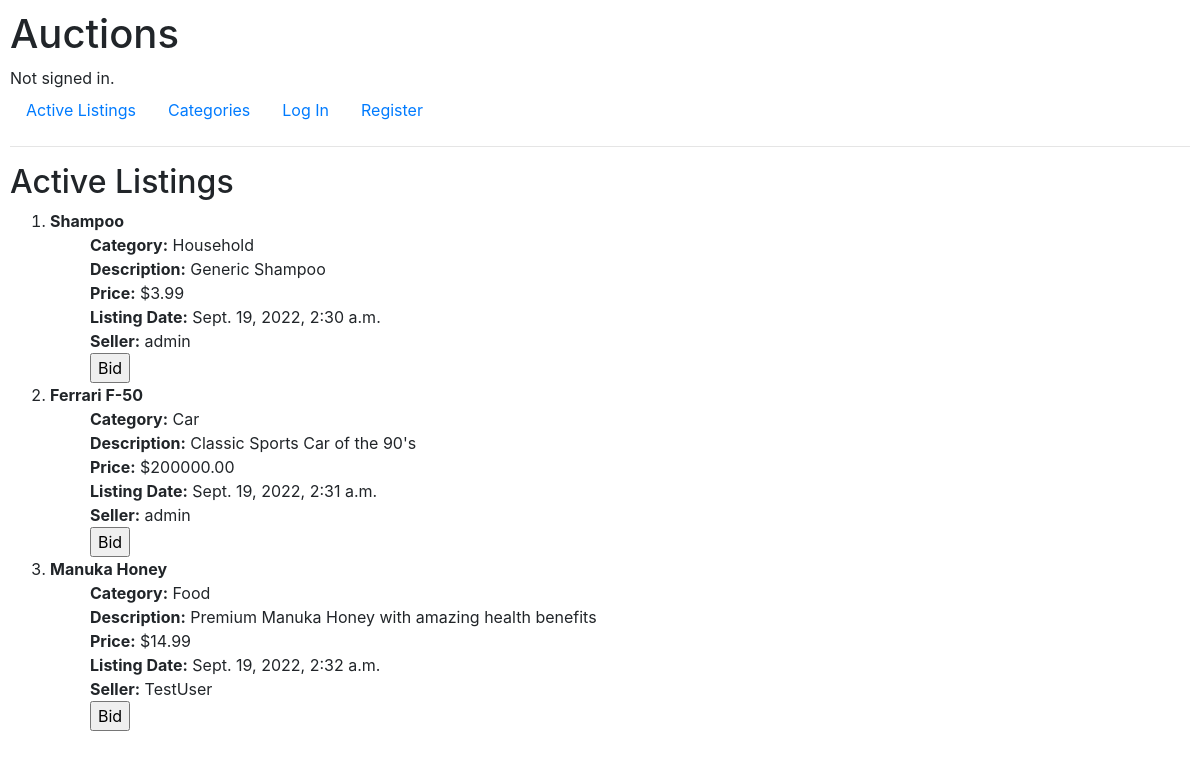
Before: / with the older database file.
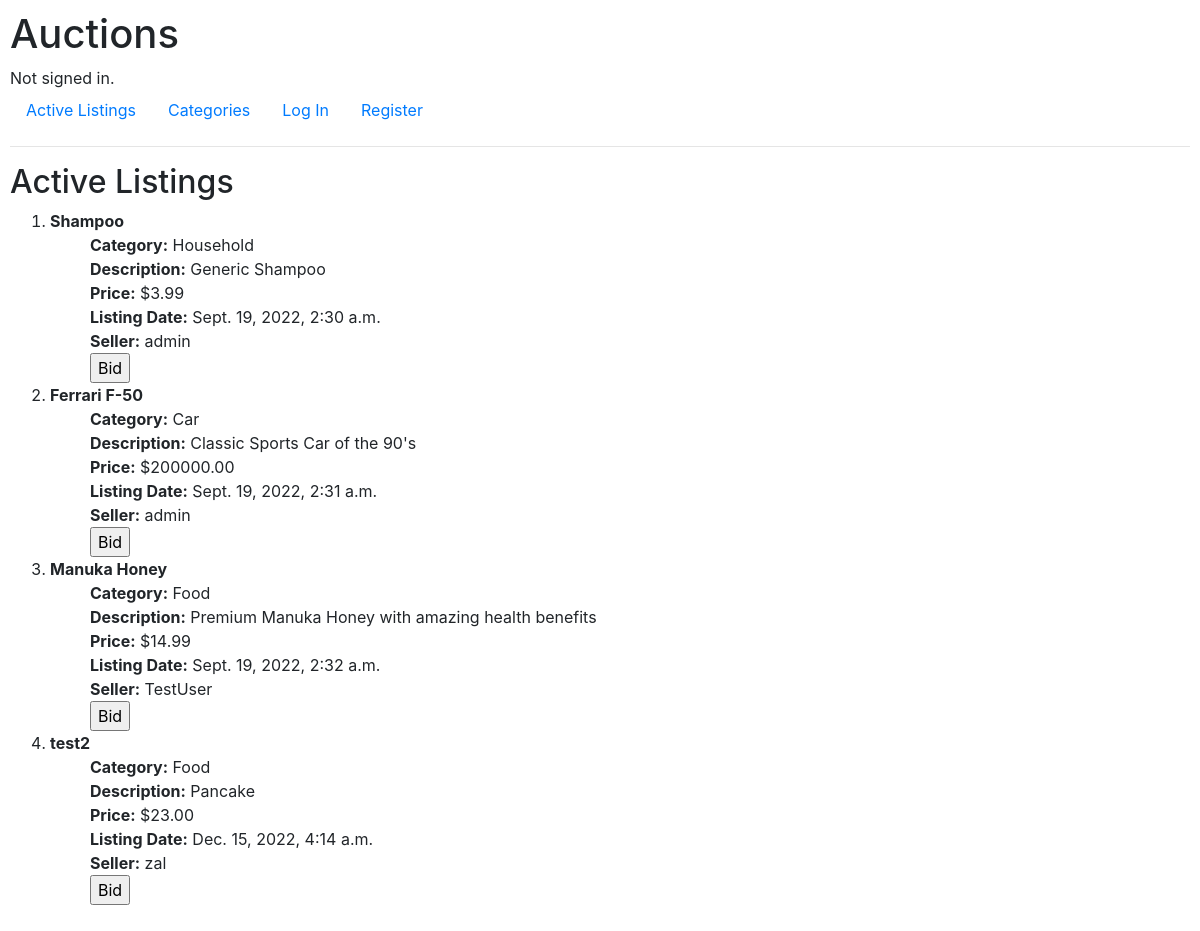
After: the same page with the newer database file.
### auctions/models.py (models this page shows)
class Listings(models.Model):
    item_name = models.CharField(unique=False, max_length=255)
    description = models.TextField()
    category = models.CharField(max_length=255, default="None", unique=False)
    price = models.DecimalField(max_digits = 14, decimal_places=2, null=False, blank=True, default=0)
    date_created = models.DateTimeField(auto_now=True)
    owner = models.CharField(unique=False, max_length=255)

### auctions/views.py (the view)
# urls.py: path("", views.index, name="index"),
def index(request):
    queries = Listings.objects.all()
    return render(request, "auctions/index.html", {
        "data" : queries
    })

### auctions/templates/auctions/index.html
{% extends "auctions/layout.html" %}
{% block body %}
    <h2>Active Listings</h2>
{% if data %}
    <div>
    <ol>
        {% for dat in data %}
        <li><b>{{ dat.item_name }}</b></li>
        <ul>
            <li><strong>Category:</strong> {{ dat.category }}</li>
            <li><strong>Description:</strong> {{ dat.description }} </li>
            <li><strong>Price:</strong> ${{ dat.price }}</li>
            <li><strong>Listing Date:</strong> {{dat.date_created}} </li>
            <li><strong>Seller:</strong> {{ dat.owner }} </li>
            <input type="submit" value="Bid" name="Bid"/>
        </ul>
        {% endfor %}
    </ol>
    </div>
{% else %}
    No active Listings
{% endif %}
{% endblock %}

Changed rows visible on the page:
added Listings: item_name "test2", category "Food", description "Pancake", price "23.00", date_created "Dec. 15, 2022, 4:14 a.m.", owner "zal"
